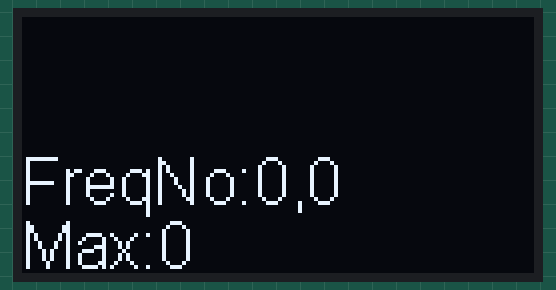
The sketch below on a simulated ESP32. On the bench: 128×64 one-colour display. I2S audio is not simulated (input reads silence); what the sketch prints to the serial monitor is not drawn.

Above: at 0.2 s.

The sketch:

04_02_fft_i2s.ino
```cpp
/**************************
 * 作者：顾加1
 * 日期：2022年1月19日
 * copy后记得一键三连
 */
#include "arduinoFFT.h" // 库管理器安装arduinoFFT库
#include "SSD1306Wire.h"    // 库管理器安装ESP8266 and ESP32 OLED diver for sSD1306 displays库，搜索esp8266-oled-ssd1306
#include "settings.h"
#include "find_music_note.h"
#include "i2s_inmp441.h"


/***************** 全局变量bgn *****************/
SSD1306Wire oled(I2C_ADDR, SDA_PIN, SCL_PIN);
arduinoFFT FFT = arduinoFFT();

// FFT运算相关变量
double vReal[FFT_SMP_NUM];
double vImag[FFT_SMP_NUM];
double vTemp[FFT_SMP_NUM_HALF];
// FFT寻峰数组
int freqNormData[FFT_FINDPEAK_W];
/***************** 全局变量end *****************/


/***************** 函数声明 *****************/
void SmpAndCalcFft(void);
int GetNoteFreqNo(void);


/***************** 函数定义开始 *****************/

// Arduino初始化入口
void setup() {
    Serial.begin(115200);
	// 屏幕初始化设置
    oled.init();
    oled.flipScreenVertically();        // 设置屏幕翻转
    oled.setContrast(255);              // 设置屏幕亮度
    oled.clear();
    oled.display();       // 清除屏幕
    // I2S器件INMP441麦克风初始化
    I2S_MyInit();
}

// Arduino主循环
void loop() {
	int noteFreqNo = 0;

	noteFreqNo = GetNoteFreqNo();
	Serial.println("获取到的音符频点：");
	Serial.println(noteFreqNo);	// 打印到串口

//    delay(100);  //可以适当加延时
}

// 采样并进行FFT计算音符频点
void SmpAndCalcFft(void) {
	//	Serial.println("start:"+String(micros()));
	static int32_t sample = 0;
	static int bytes_read = 0;
	float mean = 0;

	// 第一步：I2S采样
	for(int i=0;i<FFT_SMP_NUM;i++) {
		bytes_read = i2s_pop_sample(I2S_PORT, (char *)&sample, portMAX_DELAY); // no timeout
		vReal[i] = sample / FFT_TIMEAMP_ATTEN_FACTOR;	//I2S数值太大,压缩一下
		//delay(100);	//如果不延时，串口绘图器基本就是实现更新，效果非常好
		mean += vReal[i];
		vImag[i] = 0.0;
	}

	// 第二步：计算均值并归一化
	mean /= FFT_SMP_NUM;
	for (int i = 0; i < FFT_SMP_NUM; ++i) {
		vReal[i] = vReal[i] / mean;  // 只除不用乘？,先这样处理吧
		//Serial.println("归一化之后的值：");
		if (i < 20) {
			//Serial.println((int)vReal[i]);
		}
	}
	//	Serial.println("end:"+String(micros()));	// 计算耗时

	//display.clearDisplay();
	//FFT.DCRemoval();
	FFT.Windowing(vReal, FFT_SMP_NUM, FFT_WIN_TYP_HAMMING, FFT_FORWARD);//加窗,可以换不同的窗看效果
	FFT.Compute(vReal, vImag, FFT_SMP_NUM, FFT_FORWARD);  //计算fft
	FFT.ComplexToMagnitude(vReal, vImag, FFT_SMP_NUM);	//计算幅度

	// 第三步：存储fft值, OLED画频谱
	//oled.clear();
	//oled.setFont(ArialMT_Plain_10);
	for (int i = 0; i < FFT_SMP_NUM / 2; i++) {
		int x = map(i, 0, FFT_SMP_NUM / 2, 0, 128);//128是屏幕像素宽度
		int y = map(vReal[i] / FFT_AMP_ATTEN_FACTOR, 0, 4095, 0, 64);	   //64是屏幕像素高度
		oled.drawLine(x, 64, x, 64 - y);

		// 重要：存进数组里，用于后续寻找频点
		freqNormData[i] = y;
	}
	//oled.display(); // OLED画频谱
	//delay(500);
}

// 获取音符频点, 返回值为0-511区间,并显示在OLED屏幕上
int GetNoteFreqNo(void) {

	SmpAndCalcFft();
	return NOTE_FindMaxNo();
}
```

find_music_note.cpp
```cpp
 /********************************************************************************************************************************************************
 *                                                                                                                                                       *
 *  Project:         Webspector - WebServer based Spectrum Analyzer                                                                                      *
 *  Target Platform: ESP32                                                                                                                               *
 *                                                                                                                                                       *
 *  Version: 1.0                                                                                                                                         *
 *  Hardware setup: See github                                                                                                                           *
 *                                                                                                                                                       *
 *                                                                                                                                                       *
 *  Mark Donners                                                                                                                                         *
 *  The Electronic Engineer                                                                                                                              *                                                                                *
 *  github:    https://github.com/donnersm                                                                                                               *
 *                                                                                                                                                       *
 ********************************************************************************************************************************************************/
#include "find_music_note.h"
#include "SSD1306Wire.h"    // 库管理器安装ESP8266 and ESP32 OLED diver for sSD1306 displays库，搜索esp8266-oled-ssd1306
#include "settings.h"


extern int freqNormData[FFT_FINDPEAK_W];  //x方向
extern SSD1306Wire oled;

// 寻找最大谱峰
void NOTE_FindMaxNum(int* maxx, int* maxy)
{
    int maxtmpx = 0;
    int maxtmpy = 0;

    for (int i = FIND_START; i < FFT_FINDPEAK_W; i++) {
        if (freqNormData[i] > maxtmpy) {
            maxtmpy = freqNormData[i];
            maxtmpx = i;
        }
    }
    *maxx = maxtmpx;
    *maxy = maxtmpy;
//    Serial.println("maxx");
//    Serial.println(maxtmpx);
}

// 寻找第二谱峰
void NOTE_FindSecondNum(int* x, int* y, int maxx)
{
    //跳过最大谱峰± FFT_FIND_SKIP_NUM 的谱线
    int maxtmpx = 0;
    int maxtmpy = 0;

    int skip_left, skip_right;
    // 防止越界
    if (maxx + FFT_FIND_SKIP_NUM >= FFT_FINDPEAK_W) {
        skip_right = FFT_FINDPEAK_W - 1;
    } else {
        skip_right = maxx + FFT_FIND_SKIP_NUM;
    }
    // 左边从startx开始，不会越界
    skip_left = maxx - FFT_FIND_SKIP_NUM;


    for (int i = FIND_START; i < FFT_FINDPEAK_W; i++) {
        if (i >= skip_left && i <= skip_right) {
            continue;
        }
        if (freqNormData[i] > maxtmpy) {
            maxtmpy = freqNormData[i];
            maxtmpx = i;
        }
    }
    *x = maxtmpx;
    *y = maxtmpy;
//    Serial.println("maxx");
//    Serial.println(maxtmpx);
}

int NOTE_FindMaxNo(void)
{
    char str[20], str2[20];
    int maxx, maxy, sndx, sndy;
    int xl, xh;	// xl是屏幕左边的点,对应较低频

    NOTE_FindMaxNum(&maxx, &maxy);
    NOTE_FindSecondNum(&sndx, &sndy, maxx);

    // 比较大小
    if (maxx > sndx) {
        xh = maxx;
        xl = sndx;
    } else {
        xh = sndx;
        xl = maxx;
    }

    sprintf(str, "FreqNo:%d,%d", xl, xh);
	sprintf(str2, "Max:%d", maxx);
    oled.clear();
    oled.setFont(ArialMT_Plain_16);     // 设置字体
    oled.drawString(0, OLED_FONT16_LINE_3, str);    	// 显示在第三行, 最大的两个频点并排序
    oled.drawString(0, OLED_FONT16_LINE_4, str2);    	// 显示在第四行, 最大的频点
    oled.display();
    Serial.println(str);
	return maxx;
}
```

find_music_note.h
```cpp
 /********************************************************************************************************************************************************
 *                                                                                                                                                       *
 *  Project:         Webspector - WebServer based Spectrum Analyzer                                                                                      *
 *  Target Platform: ESP32                                                                                                                               *
 *                                                                                                                                                       *
 *  Version: 1.0                                                                                                                                         *
 *  Hardware setup: See github                                                                                                                           *
 *                                                                                                                                                       *
 *                                                                                                                                                       *
 *  Mark Donners                                                                                                                                         *
 *  The Electronic Engineer                                                                                                                              *
 *  Website:   www.theelectronicengineer.nl                                                                                                              *
 *  facebook:  https://www.facebook.com/TheelectronicEngineer                                                                                            *
 *  youtube:   https://www.youtube.com/channel/UCm5wy-2RoXGjG2F9wpDFF3w                                                                                  *
 *  github:    https://github.com/donnersm                                                                                                               *
 *                                                                                                                                                       *
 ********************************************************************************************************************************************************/
#ifndef __FINDMUSICNOTE_H__
#define __FINDMUSICNOTE_H__
#pragma once


//int loopcounter=0;
//double bndcounter[64];

void NOTE_FindMaxNum(int* maxx, int* maxy);
int NOTE_FindMaxNo(void);


#endif
```

i2s_inmp441.h
```cpp
 /********************************************************************************************************************************************************
 *                                                                                                                                                       *
 *  Project:         Webspector - WebServer based Spectrum Analyzer                                                                                      *
 *  Target Platform: ESP32                                                                                                                               *
 *                                                                                                                                                       *
 *  Version: 1.0                                                                                                                                         *
 *  Hardware setup: See github                                                                                                                           *
 *                                                                                                                                                       *
 *                                                                                                                                                       *
 *  Mark Donners                                                                                                                                         *
 *  The Electronic Engineer                                                                                                                              *
 *  Website:   www.theelectronicengineer.nl                                                                                                              *
 *  facebook:  https://www.facebook.com/TheelectronicEngineer                                                                                            *
 *  youtube:   https://www.youtube.com/channel/UCm5wy-2RoXGjG2F9wpDFF3w                                                                                  *
 *  github:    https://github.com/donnersm                                                                                                               *
 *                                                                                                                                                       *
 ********************************************************************************************************************************************************/
#ifndef __INMP441_I2S_H__
#define __INMP441_I2S_H__

void I2S_MyInit(void);

#include <driver/i2s.h>

// 为什么放在inmp441.c会报错?
const i2s_port_t I2S_PORT = I2S_NUM_0;


 void I2S_MyInit(void) {
	 esp_err_t err;

	 Serial.println("Configuring I2S...");
	 // The I2S config
	 const i2s_config_t i2s_config = {
		 .mode = i2s_mode_t(I2S_MODE_MASTER | I2S_MODE_RX), // Receive mode
		 .sample_rate = FFT_SMP_RATE,						  // 采样率16000, 44100效果不好
		 // could only get it to work with 32bits/24bits
		 .bits_per_sample = I2S_BITS_PER_SAMPLE_32BIT,
		 // leave L/R unconnected when using Left channel
		 .channel_format = I2S_CHANNEL_FMT_ONLY_LEFT,
		 // Philips standard | MSB first standard
		 .communication_format = i2s_comm_format_t(I2S_COMM_FORMAT_I2S| I2S_COMM_FORMAT_I2S_MSB),
		 .intr_alloc_flags = ESP_INTR_FLAG_LEVEL1,	   // Interrupt level 1
		 .dma_buf_count = 4,						   // number of buffers
		 .dma_buf_len = 8						  // 8 samples per buffer (minimum)
	 };

	 // 引脚配置
	 const i2s_pin_config_t pin_config = {
		 .bck_io_num = I2S_SCK,   // BCKL	   //SCK引脚
		 .ws_io_num = I2S_WS,	 // LRCL	 //WS引脚
		 .data_out_num = -1, // not used (only for speakers)
		 .data_in_num = I2S_SD	 // DOUT	 //SD引脚
										 //L/R引脚接地
	 };

	 // Configuring the I2S driver and pins.
	 // This function must be called before any I2S driver read/write operations.
	 err = i2s_driver_install(I2S_PORT, &i2s_config, 0, NULL);
	 if (err != ESP_OK) {
		 Serial.printf("Failed installing driver: %d\n", err);
		 while (true);
	 }
	 err = i2s_set_pin(I2S_PORT, &pin_config);
	 if (err != ESP_OK) {
		 Serial.printf("Failed setting pin: %d\n", err);
		 while (true);
	 }
	 Serial.println("I2S driver installed.");
 }


#endif
```

settings.h
```cpp
 /********************************************************************************************************************************************************
 *                                                                                                                                                       *
 *  Project:         Webspector - WebServer based Spectrum Analyzer                                                                                      *
 *  Target Platform: ESP32                                                                                                                               *
 *                                                                                                                                                       *
 *  Version: 1.0                                                                                                                                         *
 *  Hardware setup: See github                                                                                                                           *
 *                                                                                                                                                       *
 *                                                                                                                                                       *
 *  Mark Donners                                                                                                                                         *
 *  The Electronic Engineer                                                                                                                              *
 *  Website:   www.theelectronicengineer.nl                                                                                                              *
 *  facebook:  https://www.facebook.com/TheelectronicEngineer                                                                                            *
 *  youtube:   https://www.youtube.com/channel/UCm5wy-2RoXGjG2F9wpDFF3w                                                                                  *
 *  github:    https://github.com/donnersm                                                                                                               *
 *                                                                                                                                                       *
 ********************************************************************************************************************************************************/
#ifndef __SETTINGS_H__
#define __SETTINGS_H__

#define MODE_BUTTON_PIN     0


/************* 设置引脚-begin **************/
// OLED引脚
#define SDA_PIN 21                       // SDA引脚
#define SCL_PIN 22                       // SCL引脚

// INMP441麦克风I2S, 如果用ADC麦克风此三个引脚不需要
#define I2S_WS 15
#define I2S_SD 13
#define I2S_SCK 2

#define BUTTON_PIN 2
// 接麦克风
#define DAC_PIN 25

// 接扬声器MAX4466,如果用INMP441此引脚不需要
#define ADC_PIN 32

/************* 设置引脚-end **************/

/************* 设置参数-begin **************/
// FFT配置：最重要是采样率和FFT采样点为
#define FFT_SMP_NUM 1024 //FFT采样点数，2的N次幂.可以换成64/128/256/512/1024等看效果，必须是2^n
#define FFT_SMP_RATE 6000  // 采样率10kHz谱线在屏幕中间靠左, 6KHz谱线在屏幕靠右

#define FFT_SMP_NUM_HALF FFT_SMP_NUM/2

#define FFT_AMP_ATTEN_FACTOR 10     // 幅值衰减因子.ADC时为100效果可以.INMP441用10效果可以
#define FFT_TIMEAMP_ATTEN_FACTOR 1000     // 幅值衰减因子.ADC时为100效果可以.INMP441用1000效果可以
/************* 设置参数-end **************/

// FFT寻峰参数
// 用128点太粗糙, 考虑用512点
#define FIND_PEAK_SCALE_FACTOR 4	// 512是128的四倍
#define FFT_FINDPEAK_H 64		//
#define FFT_FINDPEAK_W 512		// FFT寻峰用的点数,可以映射到OLED的128点
#define FFT_FIND_SKIP_NUM (10*FIND_PEAK_SCALE_FACTOR)		//跳过最大谱峰± FFT_FIND_SKIP_NUM 的谱线
#define FIND_START (20*FIND_PEAK_SCALE_FACTOR)  // 依据观察，跳过左边屏幕x个点，低频干扰严重

/* 新建一个oled屏幕对象，需要输入IIC地址，SDA和SCL引脚号 */
const int I2C_ADDR = 0x3c;              // oled屏幕的I2c地址

//OLED宏定义
#define OLED_FONT16_LINE_1	0
#define OLED_FONT16_LINE_2	16
#define OLED_FONT16_LINE_3	32
#define OLED_FONT16_LINE_4	48

#endif
```
